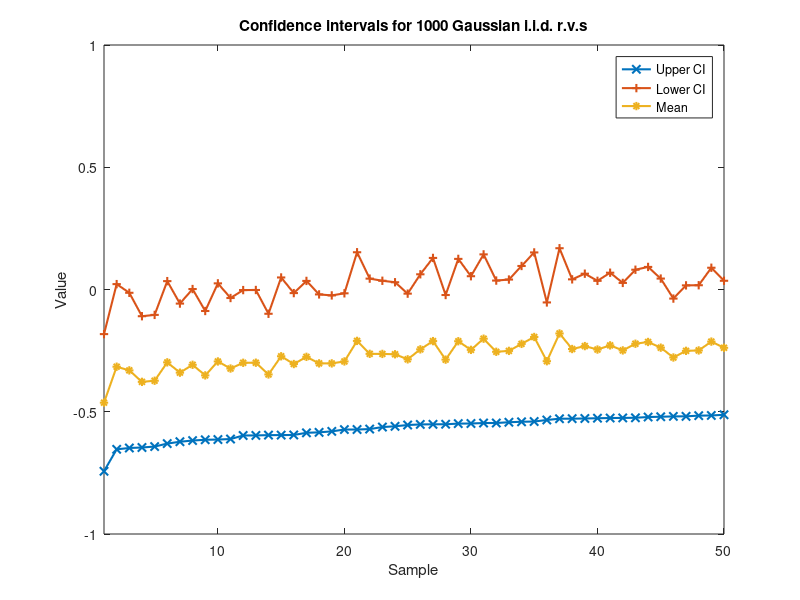

Reproduce this figure in MATLAB.
close all; clear global; clearvars;

CI = zeros(1000,2);
m = zeros(1000,1);
s = zeros(1000,1);

% Count how many times mean falls out of CI
times = 0;
pvalue = 0.05;
percentile = norminv(1-pvalue/2,0,1);

for a = 1:1000
    X = randn([1 48]);
    m(a) = sum(X) / length(X);
    X1 = (X - m(a)).^2;
    s(a) = sqrt(sum(X1) / (length(X)-1));
    CI(a,1) = m(a) - percentile*s(a) / sqrt(length(X));
    CI(a,2) = m(a) + percentile*s(a) / sqrt(length(X));
    if ( m(a) < CI(a,1) || m(a) > CI(a,2) )
        times = times + 1;
    end
end

[temp, order] = sort(CI(:,1));
CI = CI(order,:);
m = m(order);

% Split CI into lower and upper bound
CI_lower = CI(:,1);
CI_upper = CI(:,2);

figure('Name', 'Confidence intervals for 1000 Gaussian i.i.d. r.v.s')
plot(CI_lower, 'Linewidth', 1.5, 'Marker', 'x');
hold on;
plot(CI_upper, 'Linewidth', 1.5, 'Marker', '+');
hold on;
plot(m, 'Linewidth', 1.5, 'Marker', '*');
title('Confidence intervals for 1000 Gaussian i.i.d. r.v.s')
xlabel('Sample'); xlim([1 50]);
ylabel('Value');
legend('Upper CI', 'Lower CI', 'Mean');
hold off;

fprintf("Times the mean falls out of the confidence interval is: %d\n", times);